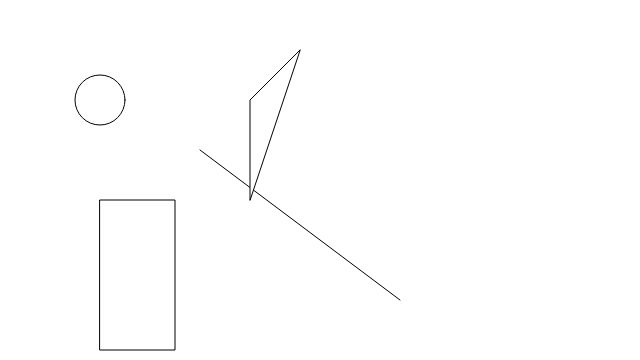
Frame 1 (no input)
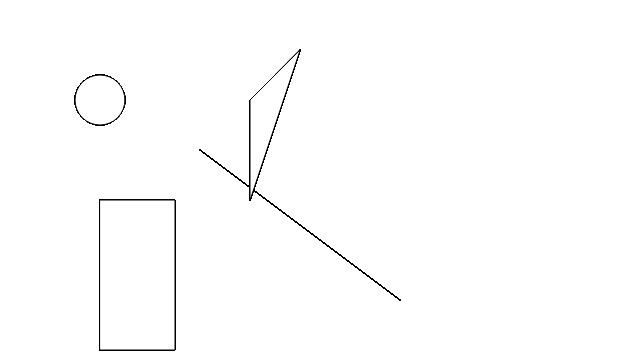
Frame 60 (no input)
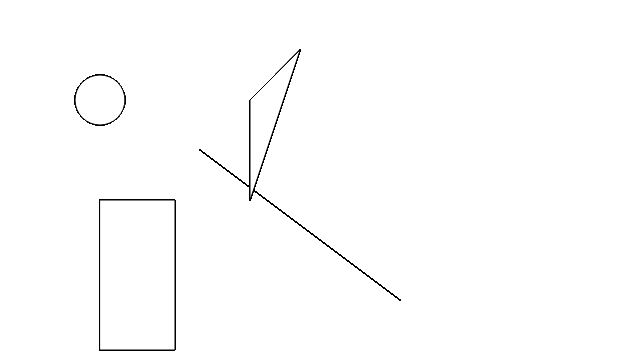
Frame 120 (the mouse pressed at the canvas centre since frame 60)

The p5.js sketch that drew these frames (run headless with seeded random() and noise() and a simulated clock; from frame 60 on, the mouse is pressed at the canvas centre):

// p5.js sketch
// ── sketch.js
function setup() {
  createCanvas(640, 360)
}

function draw() {
  //p5js.org shapes
  //tegn er rektangle(x-akse. y-akse, brede, hæjde)
  rect(100, 200, 75, 150);

  //tegn en cirkle(x-akse. y-akse, brede, hæjde)
  ellipse(100, 100, 50, 50);

  //tegn en linie(x1, y1, x2, y2)
  line(200, 150, 400, 300);

  //tegn en trekant(x1, y1, x2, y2, x3, y3)
  triangle(300, 50, 250, 100, 250, 200);
}
